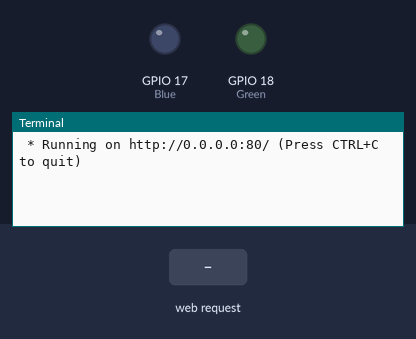
Simulated run of this program. Board: Raspberry Pi (BCM pin numbers). On the bench: output pins drawn as LEDs (lit = HIGH), the last lines printed to the terminal. The test bench sets the inputs (shaded band). The clock reads 2024-03-15 10:24:30 at power-on unless the program sets it.

Above: at 1.2 s.
1.3 s: HTTP request for / received
At 2.5 s:
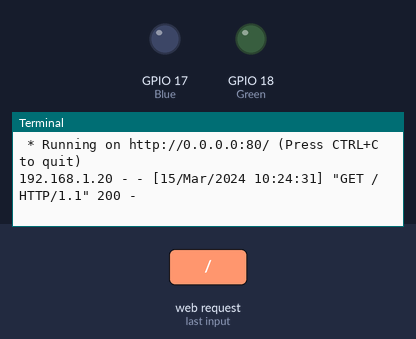
2.8 s: HTTP request for / received with the fields submitBtn=submitBtn
At 3.9 s:
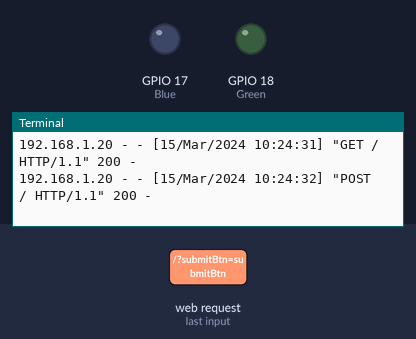

The program:

app.py
```python
from flask import Flask, render_template, request
import RPi.GPIO as GPIO

GPIO.setwarnings(False)
GPIO.setmode(GPIO.BCM)
GPIO.setup(17,GPIO.OUT)
GPIO.setup(18,GPIO.OUT)

app = Flask(__name__)

Blue = False
Green = False

@app.route("/", methods=["GET","POST"])
def index():
	Blue = GPIO.input(17)
	Green = GPIO.input(18)
	if request.method == "POST":
		msg = request.form.get("submitBtn")
		if msg == " ":
		#	msg = "Blue is "+ ("off" if Blue else "on")+" Green is "+ ("off" if Green else "off")
			Blue = not Blue
			GPIO.output(17,Blue)
		elif msg == "  ":
		#	msg = "Blue is "+ ("off" if Blue else "off")+" Green is "+ ("off" if Green else "on")
			Green = not Green
			GPIO.output(18,Green)

	else:
		GPIO.output(17,GPIO.LOW)
		GPIO.output(18,GPIO.LOW)

		msg = "Both lights off"
	Booten = "Turn Blue "+ ("off" if Blue else "on")
	Looten = "Turn Green "+ ("off" if Green else "on")
	msg = "Blue is "+ ("on" if Blue else "off")+" Green is "+ ("on" if Green else "off")
	return render_template("index.html", msg=msg, Booten=Booten, Looten=Looten)

if __name__ == "__main__":
	app.run(host="0.0.0.0",port=80)
```

Measured:
- after the input at 1.3 s, the terminal: prints a new line at once (image 1)
- after the input at 2.8 s, the terminal: prints a new line at once (image 2)
